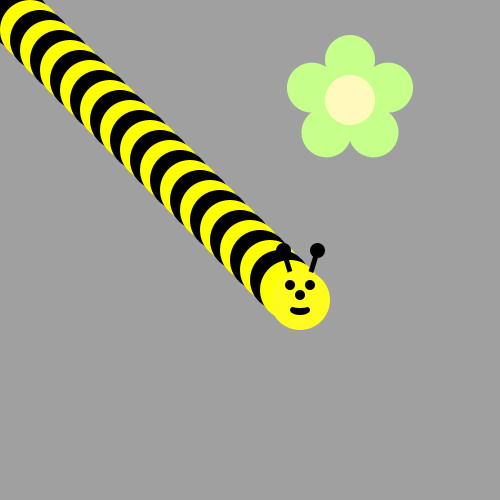
Frame 1 (no input)
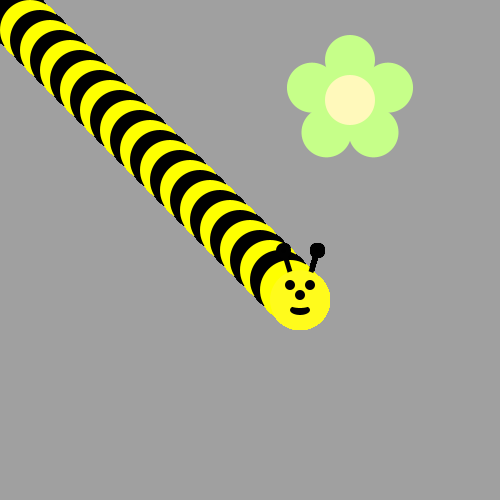
Frame 60 (the mouse pressed at the canvas centre just before this capture)
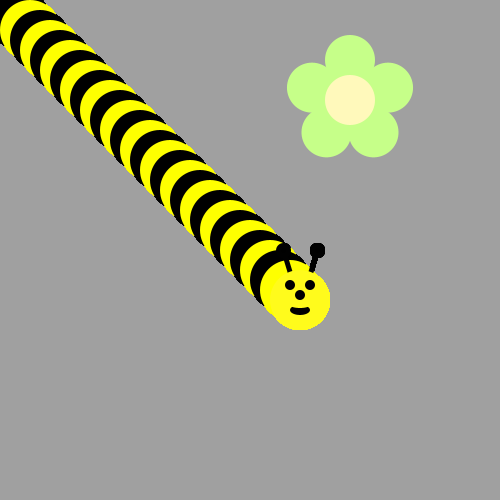
Frame 120 (the mouse held since frame 60 and released just before this capture)

The Processing sketch that drew these frames (run headless with seeded random() and noise(); from frame 60 on, the mouse is pressed at the canvas centre):

// Processing sketch: BumbleBee
// ── BumbleBee.pde
void draw() {
/*Use a loop to make a body for the Bee!
Then put his head on using drawBeeFace(x,y)
Use Modulo to make the colors alternate 
*/
for(int i =0; i<30;i++){
  
  if( i%2==0){
    fill(0,0,0);
  }
  else{
    fill(254,255,0);
  }
ellipse( i*10, i *10,60,60);

}
drawBeeFace( 300,300);














}

void drawFlower(int x, int y) {
     noStroke();
     translate(x, y);
     // draw 5 petals, rotating after each one<
     fill(#c6ff89);      // green
      for (int i = 0; i < 5; i++) {
           ellipse(0, -40, 50, 50);
          rotate(radians(72));
     }
     fill(#fff9bb); // light yellow
     ellipse(0, 0, 50, 50);
} 
void drawBeeFace(int BeeFaceX, int BeeFaceY) {
     noStroke();
     fill(0, 0, 0);
     stroke(1);
     strokeWeight(5);
     line(BeeFaceX-10, BeeFaceY-27, BeeFaceX-17, BeeFaceY-50);
     line(BeeFaceX+10, BeeFaceY-27, BeeFaceX+17, BeeFaceY-50);
     ellipse(BeeFaceX-17, BeeFaceY-50, 10, 10);
     ellipse(BeeFaceX+17, BeeFaceY-50, 10, 10);
     noStroke();
     fill(255, 251, 28);
     ellipse(BeeFaceX, BeeFaceY, 60, 60); // face
     fill(255, 237, 209);
     fill(0,0,0);
      ellipse(BeeFaceX-10, BeeFaceY-15, 10, 10); // eyes
     ellipse(BeeFaceX+10, BeeFaceY-15, 10, 10);
      ellipse(BeeFaceX, BeeFaceY-5, 10, 10); // nose
      ellipse(BeeFaceX, BeeFaceY+10, 20, 10);// mouth
     fill(255, 251, 28);
     ellipse(BeeFaceX, BeeFaceY+5, 20, 6);
}

void setup() {
     ellipseMode(CENTER);
     size(500, 500);
     background(160, 160, 160);
      drawFlower(350, 100);
}
